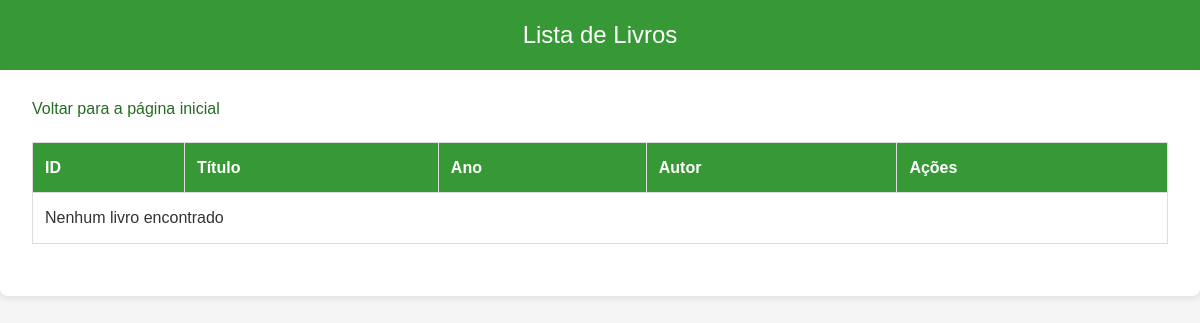
/biblioteca/View/listar_livros.php, run on an earlier commit of the app's database.
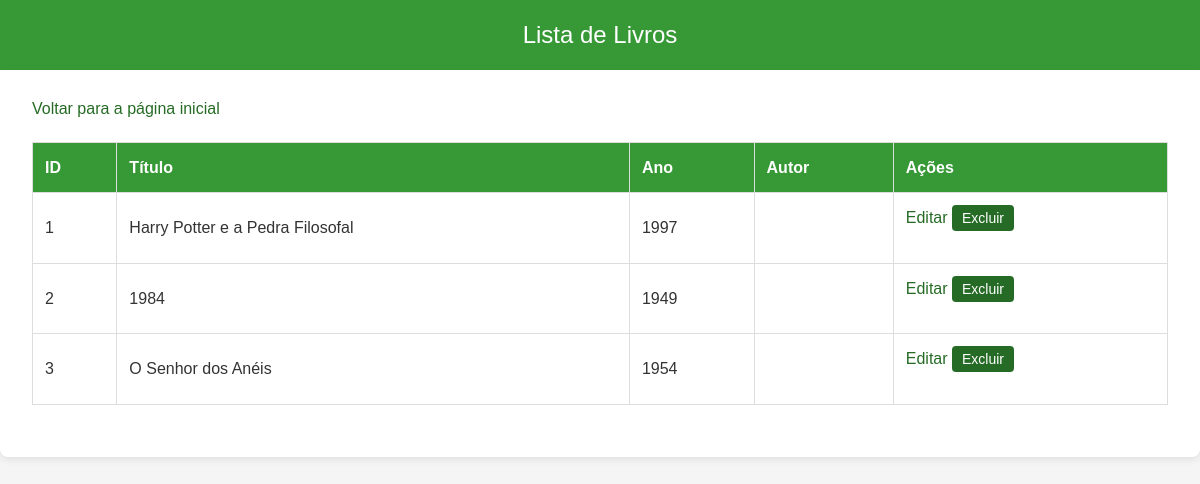
And on a later commit of the database.
### tables this page shows
CREATE TABLE Livro (
    id INT AUTO_INCREMENT PRIMARY KEY,
    titulo VARCHAR(255) NOT NULL,
    ano YEAR,
    genero VARCHAR(100),
    autor_id INT,
    FOREIGN KEY (autor_id) REFERENCES Autor(id) 
        ON DELETE SET NULL 
        ON UPDATE CASCADE
);

### biblioteca/Repository/LivroRepository.php (called while the page is built, shortened)
<?php
include_once '../Model/Livro.php';
class LivroRepository {
    private $db;
    public function __construct() {
        $this->db = new Database();
    }
    public function findAll() {
        $conn = $this->db->getConnection();
        $sql = "SELECT id, titulo, ano, autor FROM livro";
        $result = $conn->query($sql);
        $livros = [];
        while ($row = $result->fetch_assoc()) {
            $livros[] = new Livro($row['id'], $row['titulo'], $row['ano'], $row['autor']);
        }
        return $livros;
    }
}
?>

### biblioteca/Controller/LivroController.php (called while the page is built, shortened)
<?php
include_once '../Model/Livro.php';
include_once '../Repository/LivroRepository.php';
class LivroController {
    private $repository;
    public function __construct() {
        $this->repository = new LivroRepository();
    }
    public function listarLivros() {
        return $this->repository->findAll();
    }
}
?>

### biblioteca/Model/Livro.php (called while the page is built, shortened)
<?php
class Livro {
    private $id;
    private $titulo;
    private $ano;
    public function __construct($id, $titulo, $ano, $autor) {
        $this->id = $id;
        $this->titulo = $titulo;
        $this->ano = $ano;
    }
    public function getId() {
        return $this->id;
    }
    public function getTitulo() {
        return $this->titulo;
    }
    public function getAno() {
        return $this->ano;
    }
}
?>

### biblioteca/View/listar_livros.php (the view, shortened to what this page needs)
<?php
include_once '../Controller/LivroController.php';
$controller = new LivroController();
$livros = $controller->listarLivros();
?>
<!DOCTYPE html>
<html lang="pt-br">
<head>
</head>
<body>
    <div class="navbar">Lista de Livros</div>
    <div class="container">
        <a href="index.php">Voltar para a página inicial</a>
        <table>
            <tr>
                <th>ID</th>
                <th>Título</th>
                <th>Ano</th>
                <th>Autor</th>
                <th>Ações</th>
            </tr>
            <?php
            if (!empty($livros)) {
                foreach ($livros as $livro) {
                    echo "<tr>
                        <td>" . $livro->getId() . "</td>
                        <td>" . $livro->getTitulo() . "</td>
                        <td>" . $livro->getAno() . "</td>
                        <td>" . $livro->getAutor() . "</td>
                        <td>
                            <a href='editar_livro.php?id=" . $livro->getId() . "'>Editar</a>
                            <button onclick='confirmarExclusao(" . $livro->getId() . ")'>Excluir</button>
                        </td>
                    </tr>";
                }
            } else {
                echo "<tr><td colspan='5'>Nenhum livro encontrado</td></tr>";
            }
            ?>
        </table>
    </div>
</body>
</html>

What changed in the data, as far as the page shows it:
added livro: id "1", titulo "Harry Potter e a Pedra Filosofal", ano "1997"
added livro: id "2", titulo "1984", ano "1949"
added livro: id "3", titulo "O Senhor dos Anéis", ano "1954"
Also different on the page:
text no longer shown: "Nenhum livro encontrado"
